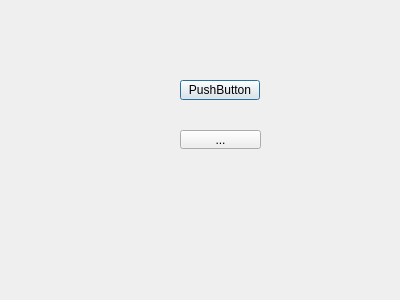
<?xml version="1.0" encoding="UTF-8"?>
<ui version="4.0">
 <class>Dialog</class>
 <widget class="QDialog" name="Dialog">
  <property name="geometry">
   <rect>
    <x>0</x>
    <y>0</y>
    <width>400</width>
    <height>300</height>
   </rect>
  </property>
  <property name="windowTitle">
   <string>Dialog</string>
  </property>
  <widget class="QPushButton" name="pushButton">
   <property name="geometry">
    <rect>
     <x>180</x>
     <y>80</y>
     <width>80</width>
     <height>20</height>
    </rect>
   </property>
   <property name="text">
    <string>PushButton</string>
   </property>
  </widget>
  <widget class="QToolButton" name="toolButton">
   <property name="geometry">
    <rect>
     <x>180</x>
     <y>130</y>
     <width>81</width>
     <height>19</height>
    </rect>
   </property>
   <property name="text">
    <string>...</string>
   </property>
  </widget>
 </widget>
 <resources/>
 <connections/>
</ui>
